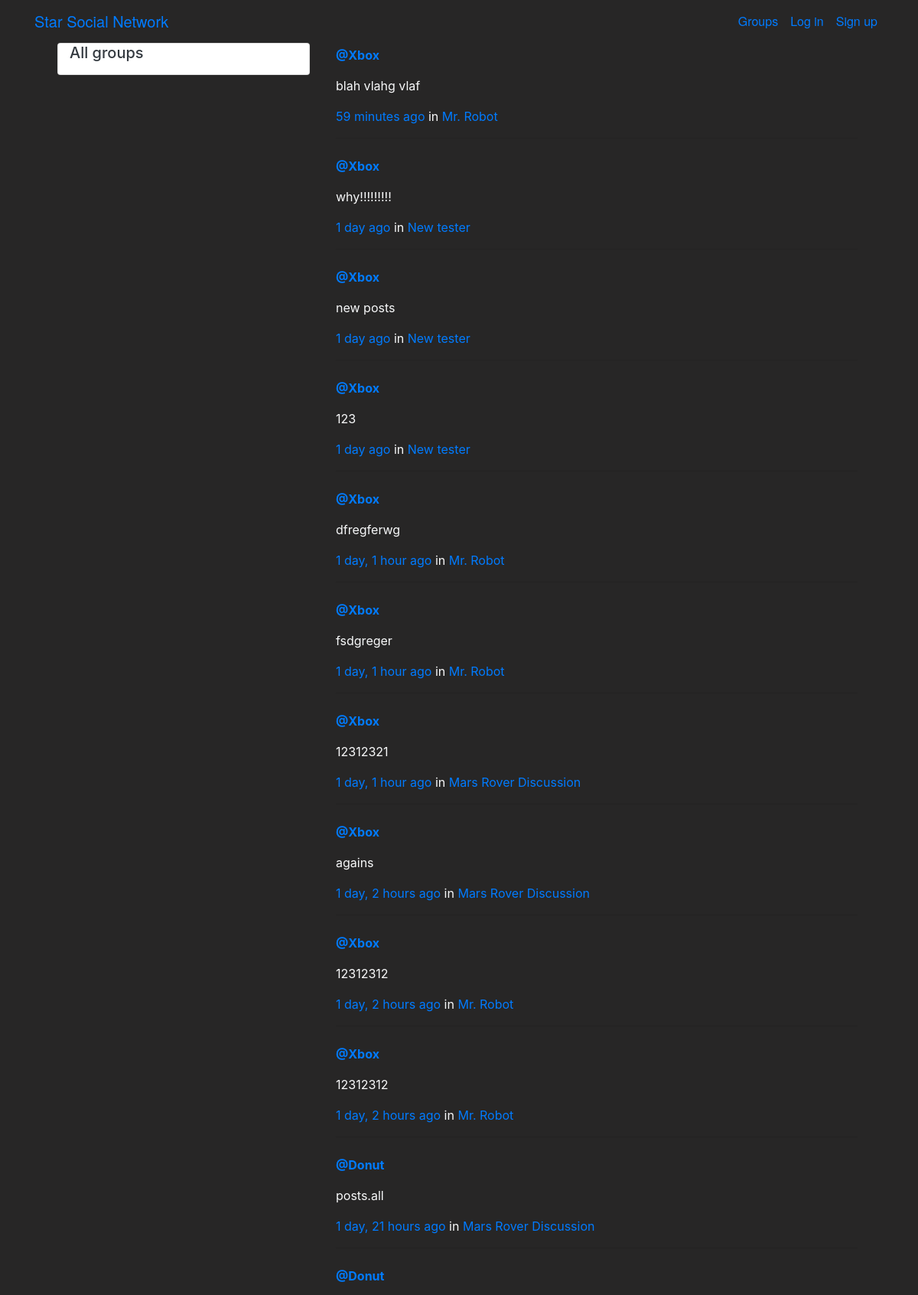
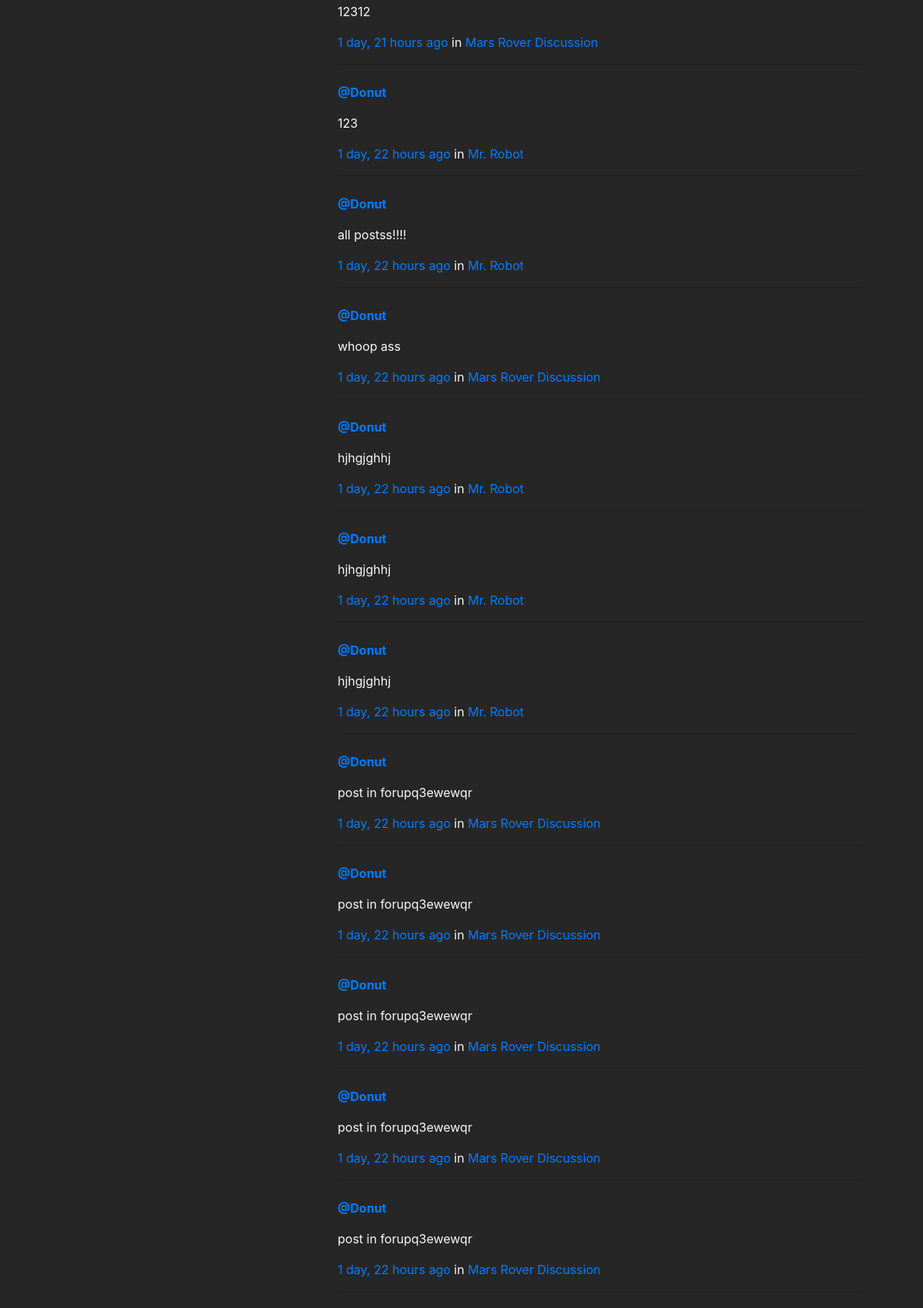
/posts/ (upper part), run on the app's committed database (2 pictures, top to bottom).
### posts/models.py (models this page shows, shortened)
class Post(models.Model):
    user = models.ForeignKey(User,related_name='posts',on_delete=models.CASCADE)
    created_at = models.DateTimeField(auto_now_add=True)
    message = models.TextField(blank=True,)
    message_html = models.TextField(editable=False)
    group = models.ForeignKey(Group,related_name='posts',null = True, blank=True,on_delete=models.CASCADE)
    class Meta:
        ordering = ['-created_at']
        unique_together = ['user','message']

### groups/models.py (models this page shows, shortened)
class Group(models.Model):
    name = models.CharField(max_length=255,unique=True)
    slug = models.SlugField(allow_unicode = True,unique=True)
    description = models.TextField(blank=True, default='')
    description_html = models.TextField(editable=False, default='',blank= True)
    members = models.ManyToManyField(User,through='GroupMember')

### posts/views.py (the view)
# urls.py: path('', views.PostList.as_view(), name="all"),
class PostList(SelectRelatedMixin, generic.ListView):
    model = models.Post
    select_related = ("user", "group")
    ordering = ['-created_at']

### posts/templates/posts/post_list.html (shortened to what this page needs)
{% extends "posts/post_base.html" %}
{% load humanize %}
{% block pre_post_content %}
<div class="col-md-4">
	<div class="card card-with-shadow">
		<div class="content container">
			<h5 class="title text-dark">All groups</h5>
		</div>
	</div>
</div>
{% endblock %}
{% block post_content %}
<div class="col-md-8">
	{% for post in post_list %}
  {% include "posts/_post.html" %}
	{% endfor %}
</div>
{% endblock %}

### posts/templates/posts/_post.html (shortened to what this page needs)
<div class="post media ">
	<div class="media-body text-light p-1 col-md-12 ">
		<a href="{% url 'posts:for_user' username=post.user.username %}"><strong >@{{ post.user.username }}</strong></a>
		<p class="media-heading nasatext">{{ post.message_html|safe }}</p>
			<time class="time text-primary">{{ post.created_at | timesince}} ago</time>
			{% if post.group %}
			<span class="group-name">in <a href="{% url 'groups:all' %}">{{ post.group.name }}</a></span>
			{% endif %}
		<div class="media-footer">
			<hr>
		</div>
	</div>
</div>

### static/css/master.css (style rules this page uses)
body { margin: 0; background-color: black; color:white; }
html, body { height: 100%; width: 100%; background: rgb(39, 38, 38); margin: 0; }
.nasatext { font-family: "Titillium Web", "Helvetica Neue", "Helvetica", Arial, sans-serif; }

### data on the page
Post: user.username "Xbox", message_html "blah vlahg vlaf", created_at "59 minutes", group.name "Mr. Robot"
Post: user.username "Xbox", message_html "why!!!!!!!!!", created_at "1 day", group.name "New tester"
Post: user.username "Xbox", message_html "new posts", created_at "1 day", group.name "New tester"
Post: user.username "Xbox", message_html "123", created_at "1 day", group.name "New tester"
Post: user.username "Xbox", message_html "dfregferwg", created_at "1 day, 1 hour", group.name "Mr. Robot"
Post: user.username "Xbox", message_html "fsdgreger", created_at "1 day, 1 hour", group.name "Mr. Robot"
Post: user.username "Xbox", message_html "12312321", created_at "1 day, 1 hour", group.name "Mars Rover Discussion"
Post: user.username "Xbox", message_html "agains", created_at "1 day, 2 hours", group.name "Mars Rover Discussion"
Post: user.username "Xbox", message_html "12312312", created_at "1 day, 2 hours", group.name "Mr. Robot"
Post: user.username "Xbox", message_html "12312312", created_at "1 day, 2 hours", group.name "Mr. Robot"
Post: user.username "Donut", message_html "posts.all", created_at "1 day, 21 hours", group.name "Mars Rover Discussion"
Post: user.username "Donut", message_html "12312", created_at "1 day, 21 hours", group.name "Mars Rover Discussion"
Post: user.username "Donut", message_html "123", created_at "1 day, 22 hours", group.name "Mr. Robot"
Post: user.username "Donut", message_html "all postss!!!!", created_at "1 day, 22 hours", group.name "Mr. Robot"
Post: user.username "Donut", message_html "whoop ass", created_at "1 day, 22 hours", group.name "Mars Rover Discussion"
Post: user.username "Donut", message_html "hjhgjghhj", created_at "1 day, 22 hours", group.name "Mr. Robot"
Post: user.username "Donut", message_html "hjhgjghhj", created_at "1 day, 22 hours", group.name "Mr. Robot"
Post: user.username "Donut", message_html "hjhgjghhj", created_at "1 day, 22 hours", group.name "Mr. Robot"
Post: user.username "Donut", message_html "post in forupq3ewewqr", created_at "1 day, 22 hours", group.name "Mars Rover Discussion"
Post: user.username "Donut", message_html "post in forupq3ewewqr", created_at "1 day, 22 hours", group.name "Mars Rover Discussion"
Post: user.username "Donut", message_html "post in forupq3ewewqr", created_at "1 day, 22 hours", group.name "Mars Rover Discussion"
Post: user.username "Donut", message_html "post in forupq3ewewqr", created_at "1 day, 22 hours", group.name "Mars Rover Discussion"
Post: user.username "Donut", message_html "post in forupq3ewewqr", created_at "1 day, 22 hours", group.name "Mars Rover Discussion"
